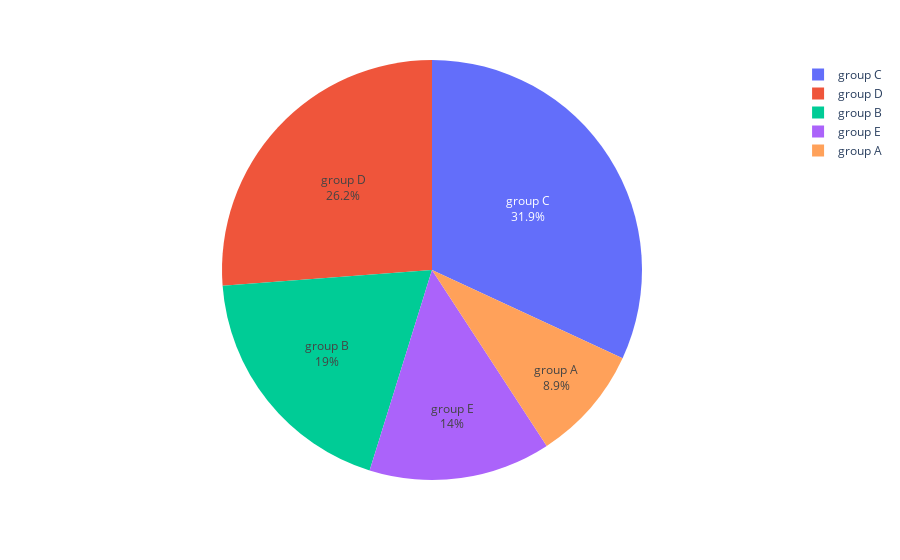

Notebook code for this chart:
### Code cell
create_pie_plot(df['race_ethnicity'])

### Figure 1 — Plotly figure (JSON) as saved in the notebook; plotly's stock layout.template omitted (floating-point values rounded to 4 significant figures)
{"data": [{"customdata": [[190], [319], [89], [262], [140]], "domain": {"x": [0, 1], "y": [0, 1]}, "hovertemplate": "label=%{label}<br>Occurances=%{customdata[0]}<extra></extra>", "labels": ["group B", "group C", "group A", "group D", "group E"], "legendgroup": "", "name": "", "showlegend": true, "textinfo": "percent+label", "type": "pie", "values": [190, 319, 89, 262, 140]}], "layout": {"legend": {"tracegroupgap": 0}, "margin": {"t": 60}}}
